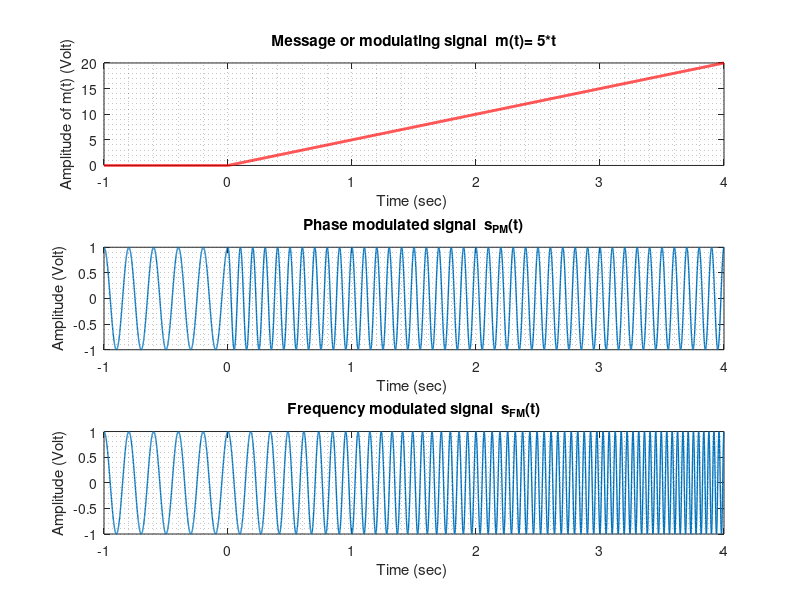
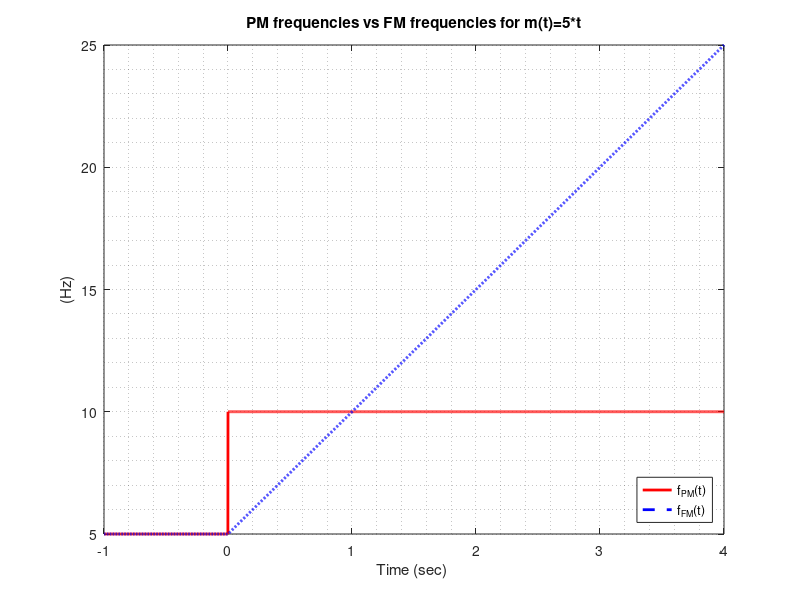

These charts were generated, in order, by the following MATLAB code:
clc;close all;clear all;fprintf('\n              FM_example1.m         \n');fprintf('\nPhase Modulation (PM) versus Frequency Modulation (FM)\n');fprintf('\n ******* Example of slide p.79 *****\n\n');a=input(' Enter the value of slope:  a = ');%~~~~~~~~~~~~~~~~~~~~~~~~~~~~~~~~~~~~~~~~~~~~~~~~~%% create the vector of total time %~~~~~~~~~~~~~~~~~~~~~~~~~~~~~~~~~~~~~~~~~~~~~~~~~Fs = 1024;        % sampling rateTs = 1/Fs;        % sampling periodt  = [-1:Ts:4];    % total time for simulation%~~~~~~~~~~~~~~~~~~~~~~~~~~~~~~~~~~~~~~~~~~~~~~~~~% modulating signal generation % m(t) = a*t, for t>=0 else m(t) = 0, See: Slide 79%~~~~~~~~~~~~~~~~~~~~~~~~~~~~~~~~~~~~~~~~~~~~~~~~~t1 = t (t < 0);             % negative time valuesm1 = zeros(1,length(t1));   % the signal is zero t2 = t (t >= 0);            % positive time valuesm2 = a*t2;  % increasing linearly with time t as a*t m  = [m1 m2]; % concatenate signal values %~~~~~~~~~~~~~~~~~~~~~~~~~~~~~~~~~~~~~~~~~~~~~~~~~%% carrier signal generation%~~~~~~~~~~~~~~~~~~~~~~~~~~~~~~~~~~~~~~~~~~~~~~~~~Ac = 1;                  % Amplitude of carrier signalfc = 5;                  % Frequency of carrier signal sc = Ac*cos(2*pi*fc*t);  % Eqation of carrier signal%~~~~~~~~~~~~~~~~~~~~~~~~~~~~~~~~~~~~~~~~~~~~~~~~~%% phase modulation (PM), See: Example of slide 79%~~~~~~~~~~~~~~~~~~~~~~~~~~~~~~~~~~~~~~~~~~~~~~~~~kp  = 2*pi;% Phase modulated signalsPM = Ac*cos(2*pi*fc*t + kp*m); % compute the vector of frequencies FMfPM_negative = fc*ones(1,length(t1));fPM_positive = (fc + (1/(2*pi))*kp*a)*ones(1,length(t2));fPM = [ fPM_negative fPM_positive]; %~~~~~~~~~~~~~~~~~~~~~~~~~~~~~~~~~~~~~~~~~~~~~~~~~%% frequency modulation (FM), See: Example of slide 79%~~~~~~~~~~~~~~~~~~~~~~~~~~~~~~~~~~~~~~~~~~~~~~~~~kf  = 1.0;integral_m = cumsum(m)*Ts; % integral of signal m(t)theta= 2*pi*fc*t + 2*pi*kf*integral_m; % see slide 74sFM = Ac*cos(theta); % Frequency modulated signalfFM = fc + kf*m; % vector of frequencies FM%~~~~~~~~~~~~~~~~~~~~~~~~~~~~~~~~~~~~~~~~~~~~~~~~~fprintf('\n\n Experiment settings: \n\n');%~~~~~~~~~~~~~~~~~~~~~~~~~~~~~~~~~~~~~~~~~~~~~~~~~disp('###################################################');fprintf('  Slope of m(t) = a*t            a = %f\n\n', a);fprintf('Amplitude of carrier signal      Ac= %f\n', Ac);fprintf('Frequency of carrier signal      fc= %f\n\n',fc);fprintf('Phase deviation factor           kp= %f\n', kp);fprintf('Frequency deviation factor       kf= %f\n\n',kf);disp('###################################################');%~~~~~~~~~~~~~~~~~~~~~~~~~~~~~~~~~~~~~~~~~~~~~~~~~%% plot m(t), sPM(t) and sFM(t)  %~~~~~~~~~~~~~~~~~~~~~~~~~~~~~~~~~~~~~~~~~~~~~~~~~figure()subplot(311)plot(t,m,'r-', 'Linewidth',2); drawnow();title (['Message or modulating signal  m(t)= ',num2str(a),'*t']);xlabel('Time (sec) ');ylabel('Amplitude of m(t) (Volt)');grid minor;subplot(312)plot(t,sPM,'Linewidth',1); drawnow();title ('Phase modulated signal  s_{PM}(t)');xlabel('Time (sec) ');ylabel('Amplitude (Volt)');grid minor;subplot(313)plot(t,sFM,'Linewidth',1); drawnow();title ('Frequency modulated signal  s_{FM}(t)');xlabel('Time (sec) ');ylabel('Amplitude (Volt)');grid minor;%~~~~~~~~~~~~~~~~~~~~~~~~~~~~~~~~~~~~~~~~~~~~~~~~~%% plot PM frequencies vs FM frequencies for m(t)%~~~~~~~~~~~~~~~~~~~~~~~~~~~~~~~~~~~~~~~~~~~~~~~~~figure()plot(t,fPM ,'r-', 'Linewidth',2,...     t,fFM ,'b--','Linewidth',2);title (['PM frequencies vs FM frequencies for m(t)=',num2str(a),'*t']);legend('f_{PM}(t)','f_{FM}(t)','Location','SouthEast')xlabel('Time (sec) ');ylabel('(Hz)');grid minor;%%%%%%%%%%%%%%%%%%%%%%%%%%%%%%%%%%%% myt = [1, 2, 3, 4];% fFM_table = fc + kf*a*myt;% fPM_table = (fc + (1/(2*pi))*kp*a)*ones(1,length(myt));% disp([ myt' fPM_table' fFM_table' ])